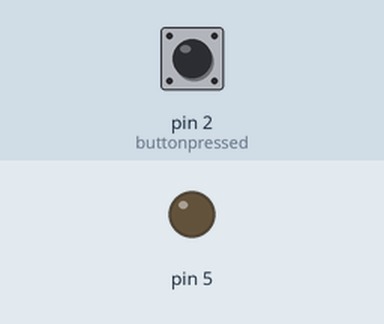
This sketch was run on a simulated Arduino Uno, built with avr-gcc and run on an emulated ATmega328P. Parts: output pins drawn as LEDs (lit = HIGH). The test bench sets the inputs (shaded band); at power-on: pin 2 (buttonpressed) LOW.

Above: at 1.2 s.
1.3 s: pin 2 (buttonpressed) pulled HIGH for 0.15 s
At 1.9 s:
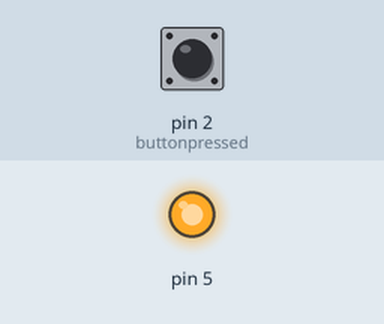
Timing chart, 0 to 4.3 s (numbered marks = the images above; inputs shaded):
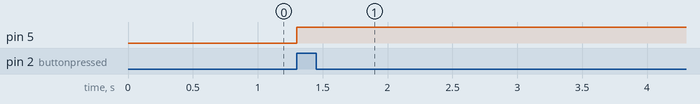

Measured:
- after the input at 1.3 s, pin 5: LOW → HIGH at once

The sketch:

1.2.ino
```cpp
void setup() {
  // put your setup code here, to run once:
  Serial.begin(9600);
  pinMode(2,INPUT);
  pinMode(5,OUTPUT);
  digitalWrite(2,LOW);
  attachInterrupt(0,buttonpressed,RISING);
}

void loop() {
  // put your main code here, to run repeatedly:
}
void buttonpressed()
{
  if(digitalRead(2)==HIGH)
  {
//    Serial.println("active");
    digitalWrite(5,HIGH);
  }
  else
  {
//    Serial.println("inactive");
    digitalWrite(5,LOW);
  }
}
```
